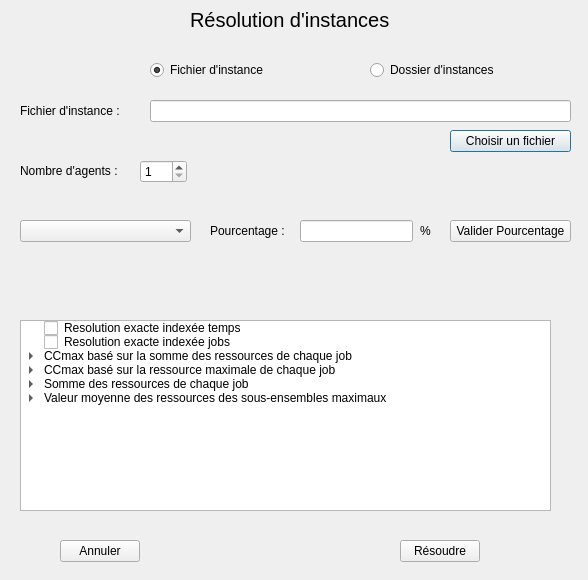
<?xml version="1.0" encoding="UTF-8"?>
<ui version="4.0">
 <class>ResolutionInstance</class>
 <widget class="QDialog" name="ResolutionInstance">
  <property name="geometry">
   <rect>
    <x>0</x>
    <y>0</y>
    <width>588</width>
    <height>580</height>
   </rect>
  </property>
  <property name="windowTitle">
   <string>Dialog</string>
  </property>
  <widget class="QLabel" name="titleLabel">
   <property name="geometry">
    <rect>
     <x>190</x>
     <y>10</y>
     <width>231</width>
     <height>20</height>
    </rect>
   </property>
   <property name="font">
    <font>
     <pointsize>15</pointsize>
    </font>
   </property>
   <property name="text">
    <string>Résolution d'instances</string>
   </property>
  </widget>
  <widget class="QLabel" name="fichierInstanceLabel">
   <property name="geometry">
    <rect>
     <x>20</x>
     <y>100</y>
     <width>121</width>
     <height>21</height>
    </rect>
   </property>
   <property name="text">
    <string>Fichier d'instance :</string>
   </property>
  </widget>
  <widget class="QLineEdit" name="choisirFichierLineEdit">
   <property name="geometry">
    <rect>
     <x>150</x>
     <y>100</y>
     <width>421</width>
     <height>22</height>
    </rect>
   </property>
  </widget>
  <widget class="QPushButton" name="choisirFichierPushButton">
   <property name="geometry">
    <rect>
     <x>450</x>
     <y>130</y>
     <width>121</width>
     <height>22</height>
    </rect>
   </property>
   <property name="text">
    <string>Choisir un fichier</string>
   </property>
  </widget>
  <widget class="QPushButton" name="validerPushButton">
   <property name="geometry">
    <rect>
     <x>400</x>
     <y>540</y>
     <width>80</width>
     <height>22</height>
    </rect>
   </property>
   <property name="text">
    <string>Résoudre</string>
   </property>
  </widget>
  <widget class="QPushButton" name="annulerPushButton">
   <property name="geometry">
    <rect>
     <x>60</x>
     <y>540</y>
     <width>80</width>
     <height>22</height>
    </rect>
   </property>
   <property name="text">
    <string>Annuler</string>
   </property>
  </widget>
  <widget class="QRadioButton" name="fichierRadioButton">
   <property name="geometry">
    <rect>
     <x>150</x>
     <y>60</y>
     <width>131</width>
     <height>20</height>
    </rect>
   </property>
   <property name="text">
    <string>Fichier d'instance</string>
   </property>
   <property name="checked">
    <bool>true</bool>
   </property>
  </widget>
  <widget class="QRadioButton" name="dossierRadioButton">
   <property name="geometry">
    <rect>
     <x>370</x>
     <y>60</y>
     <width>141</width>
     <height>20</height>
    </rect>
   </property>
   <property name="text">
    <string>Dossier d'instances</string>
   </property>
  </widget>
  <widget class="QTreeWidget" name="treeWidget">
   <property name="geometry">
    <rect>
     <x>20</x>
     <y>320</y>
     <width>531</width>
     <height>191</height>
    </rect>
   </property>
   <property name="font">
    <font>
     <pointsize>9</pointsize>
     <weight>50</weight>
     <bold>false</bold>
     <underline>false</underline>
     <strikeout>false</strikeout>
     <stylestrategy>PreferDefault</stylestrategy>
     <kerning>true</kerning>
    </font>
   </property>
   <property name="autoScrollMargin">
    <number>16</number>
   </property>
   <property name="selectionMode">
    <enum>QAbstractItemView::NoSelection</enum>
   </property>
   <attribute name="headerVisible">
    <bool>false</bool>
   </attribute>
   <column>
    <property name="text">
     <string>1</string>
    </property>
   </column>
   <item>
    <property name="text">
     <string>Resolution exacte indexée temps</string>
    </property>
    <property name="checkState">
     <enum>Unchecked</enum>
    </property>
   </item>
   <item>
    <property name="text">
     <string>Resolution exacte indexée jobs</string>
    </property>
    <property name="checkState">
     <enum>Unchecked</enum>
    </property>
   </item>
   <item>
    <property name="text">
     <string>CCmax basé sur la somme des ressources de chaque job</string>
    </property>
    <item>
     <property name="text">
      <string>Affectation priorisant la machine avec le moins de charge</string>
     </property>
     <property name="checkState">
      <enum>Unchecked</enum>
     </property>
    </item>
    <item>
     <property name="text">
      <string>Affectation machine par machine</string>
     </property>
     <property name="checkState">
      <enum>Unchecked</enum>
     </property>
    </item>
   </item>
   <item>
    <property name="text">
     <string>CCmax basé sur la ressource maximale de chaque job</string>
    </property>
    <item>
     <property name="text">
      <string>Affectation priorisant la machine avec le moins de charge</string>
     </property>
     <property name="checkState">
      <enum>Unchecked</enum>
     </property>
    </item>
    <item>
     <property name="text">
      <string>Affectation machine par machine</string>
     </property>
     <property name="checkState">
      <enum>Unchecked</enum>
     </property>
    </item>
   </item>
   <item>
    <property name="text">
     <string>Somme des ressources de chaque job</string>
    </property>
    <item>
     <property name="text">
      <string>Affectation priorisant la machine avec le moins de charge</string>
     </property>
     <property name="checkState">
      <enum>Unchecked</enum>
     </property>
    </item>
    <item>
     <property name="text">
      <string>Affectation machine par machine</string>
     </property>
     <property name="checkState">
      <enum>Unchecked</enum>
     </property>
    </item>
   </item>
   <item>
    <property name="text">
     <string>Valeur moyenne des ressources des sous-ensembles maximaux</string>
    </property>
    <item>
     <property name="text">
      <string>Affectation priorisant la machine avec le moins de charge</string>
     </property>
     <property name="checkState">
      <enum>Unchecked</enum>
     </property>
    </item>
    <item>
     <property name="text">
      <string>Affectation machine par machine</string>
     </property>
     <property name="checkState">
      <enum>Unchecked</enum>
     </property>
    </item>
   </item>
  </widget>
  <widget class="QLabel" name="agentLabel">
   <property name="geometry">
    <rect>
     <x>20</x>
     <y>160</y>
     <width>121</width>
     <height>21</height>
    </rect>
   </property>
   <property name="text">
    <string>Nombre d'agents :</string>
   </property>
  </widget>
  <widget class="QSpinBox" name="agentSpinBox">
   <property name="geometry">
    <rect>
     <x>140</x>
     <y>160</y>
     <width>47</width>
     <height>23</height>
    </rect>
   </property>
   <property name="minimum">
    <number>1</number>
   </property>
  </widget>
  <widget class="QComboBox" name="agentComboBox">
   <property name="geometry">
    <rect>
     <x>20</x>
     <y>220</y>
     <width>171</width>
     <height>22</height>
    </rect>
   </property>
  </widget>
  <widget class="QLabel" name="agentLabel_2">
   <property name="geometry">
    <rect>
     <x>420</x>
     <y>220</y>
     <width>31</width>
     <height>21</height>
    </rect>
   </property>
   <property name="text">
    <string>%</string>
   </property>
  </widget>
  <widget class="QLineEdit" name="pourcentageLineEdit">
   <property name="geometry">
    <rect>
     <x>300</x>
     <y>220</y>
     <width>113</width>
     <height>22</height>
    </rect>
   </property>
  </widget>
  <widget class="QLabel" name="agentLabel_3">
   <property name="geometry">
    <rect>
     <x>210</x>
     <y>220</y>
     <width>91</width>
     <height>21</height>
    </rect>
   </property>
   <property name="text">
    <string>Pourcentage :</string>
   </property>
  </widget>
  <widget class="QPushButton" name="validerPourcentagePushButton">
   <property name="geometry">
    <rect>
     <x>450</x>
     <y>220</y>
     <width>121</width>
     <height>22</height>
    </rect>
   </property>
   <property name="text">
    <string>Valider Pourcentage</string>
   </property>
  </widget>
 </widget>
 <resources/>
 <connections/>
</ui>
